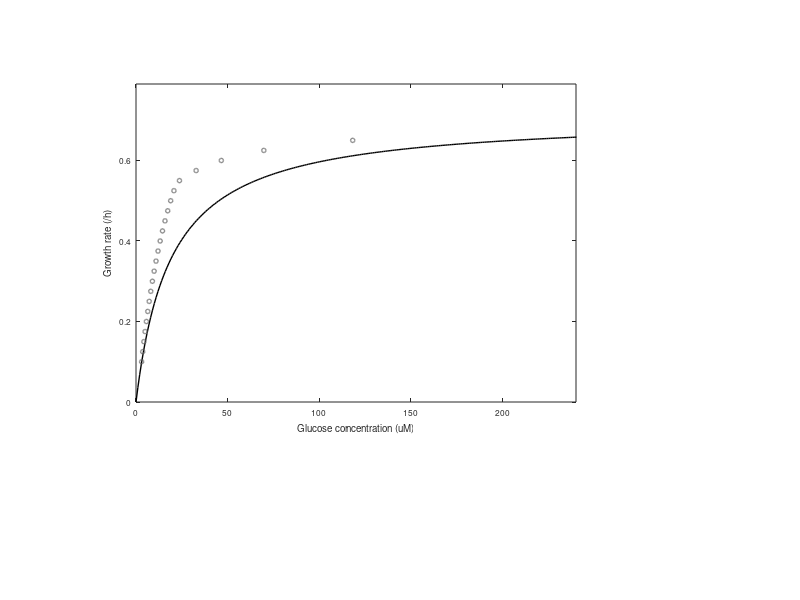

The MATLAB source for this figure:
load('Sglc_result.mat');
clr = [99,99,99]/255;

%Glucose concentration and growth rate
figure('Name','1');
hold on;
box on;

exp_mumax = 0.71;
exp_K = 0.019*1000;
x = 0:1:250;
y = exp_mumax*x./(exp_K+x);
plot(x,y,'k-','LineWidth',1);

y1 = glc_conc_without_sf(:,1);
x1 = glc_conc_without_sf(:,2);
scatter(x1,y1,10,'o','LineWidth',1,'MarkerEdgeColor',clr,'MarkerEdgeAlpha',0.7);

set(gca,'FontSize',6,'FontName','Helvetica');
xlabel('Glucose concentration (uM)','FontSize',7,'FontName','Helvetica');
ylabel('Growth rate (/h)','FontSize',7,'FontName','Helvetica');

xlim([0 240]);
ylim([0 0.79]);

set(gcf,'position',[0 0 160 80]);
set(gca,'position',[0.17 0.33 0.55 0.53]);
clear;